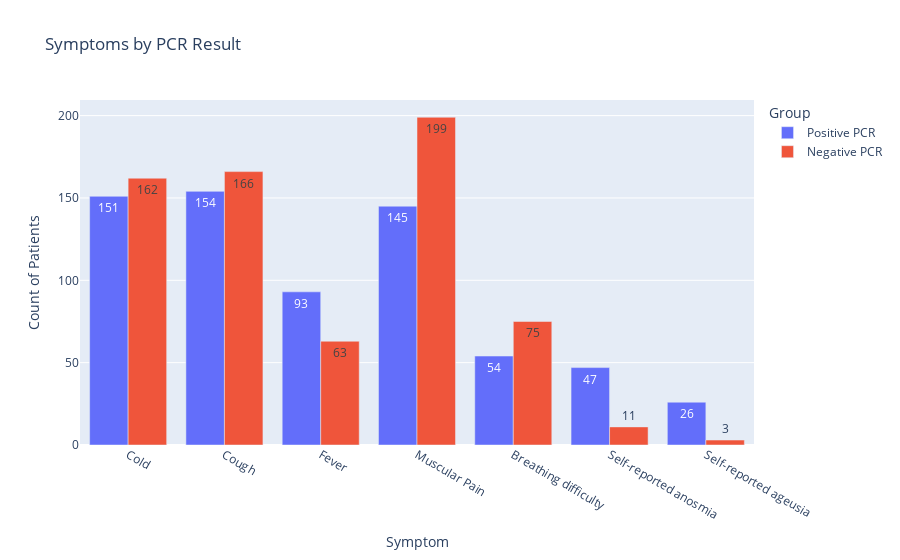

Notebook source saved alongside this figure:
### Code cell
fig = px.bar(
    symptom_df,
    x="Symptom",
    y="Count",
    color="Group",
    barmode="group",
    labels={"Count": "Count of Patients"},
    title="Symptoms by PCR Result",
    text="Count",
)
fig.show()

### Figure 1 — Plotly figure (JSON) as saved in the notebook; plotly's stock layout.template omitted (floating-point values rounded to 4 significant figures)
{"data": [{"alignmentgroup": "True", "hovertemplate": "Group=Positive PCR<br>Symptom=%{x}<br>Count of Patients=%{text}<extra></extra>", "legendgroup": "Positive PCR", "marker": {"color": "#636efa", "pattern": {"shape": ""}}, "name": "Positive PCR", "offsetgroup": "Positive PCR", "orientation": "v", "showlegend": true, "text": [151.0, 154.0, 93.0, 145.0, 54.0, 47.0, 26.0], "textposition": "auto", "type": "bar", "x": ["Cold", "Cough", "Fever", "Muscular Pain", "Breathing difficulty", "Self-reported anosmia", "Self-reported ageusia"], "xaxis": "x", "y": [151, 154, 93, 145, 54, 47, 26], "yaxis": "y"}, {"alignmentgroup": "True", "hovertemplate": "Group=Negative PCR<br>Symptom=%{x}<br>Count of Patients=%{text}<extra></extra>", "legendgroup": "Negative PCR", "marker": {"color": "#EF553B", "pattern": {"shape": ""}}, "name": "Negative PCR", "offsetgroup": "Negative PCR", "orientation": "v", "showlegend": true, "text": [162.0, 166.0, 63.0, 199.0, 75.0, 11.0, 3.0], "textposition": "auto", "type": "bar", "x": ["Cold", "Cough", "Fever", "Muscular Pain", "Breathing difficulty", "Self-reported anosmia", "Self-reported ageusia"], "xaxis": "x", "y": [162, 166, 63, 199, 75, 11, 3], "yaxis": "y"}], "layout": {"barmode": "group", "legend": {"title": {"text": "Group"}, "tracegroupgap": 0}, "title": {"text": "Symptoms by PCR Result"}, "xaxis": {"anchor": "y", "domain": [0, 1], "title": {"text": "Symptom"}}, "yaxis": {"anchor": "x", "domain": [0, 1], "title": {"text": "Count of Patients"}}}}
